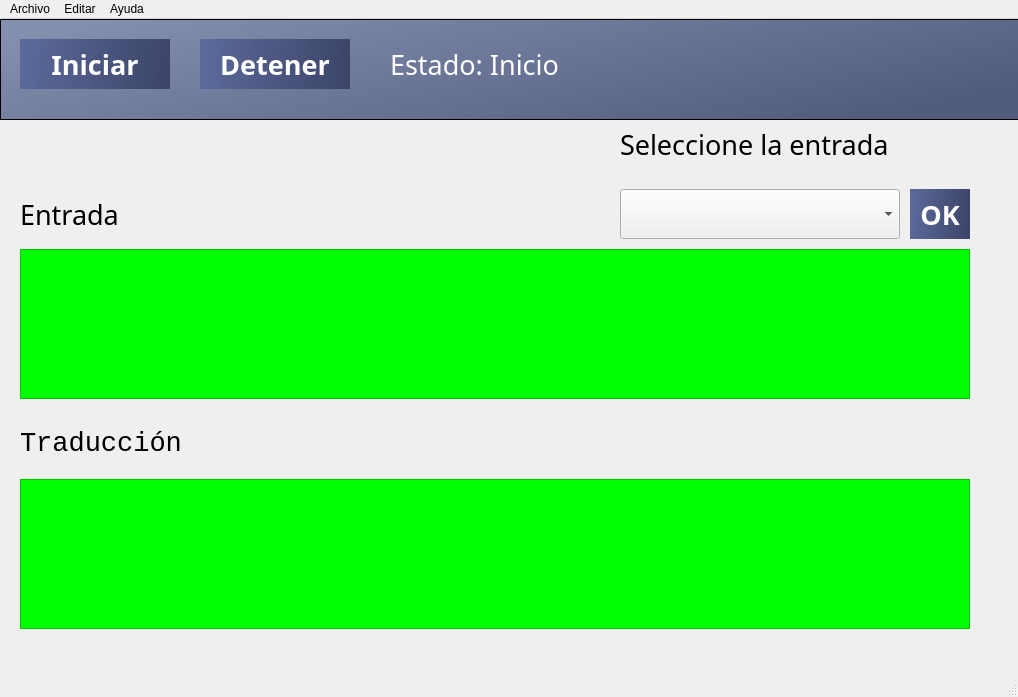
<?xml version="1.0" encoding="UTF-8"?>
<ui version="4.0">
 <class>MainWindow</class>
 <widget class="QMainWindow" name="MainWindow">
  <property name="geometry">
   <rect>
    <x>0</x>
    <y>0</y>
    <width>1018</width>
    <height>697</height>
   </rect>
  </property>
  <property name="windowTitle">
   <string>MainWindow</string>
  </property>
  <property name="styleSheet">
   <string notr="true"/>
  </property>
  <widget class="QWidget" name="centralwidget">
   <widget class="QPushButton" name="btnInicio">
    <property name="geometry">
     <rect>
      <x>20</x>
      <y>20</y>
      <width>150</width>
      <height>50</height>
     </rect>
    </property>
    <property name="font">
     <font>
      <family>Century Gothic</family>
      <pointsize>20</pointsize>
      <weight>75</weight>
      <bold>true</bold>
     </font>
    </property>
    <property name="cursor">
     <cursorShape>PointingHandCursor</cursorShape>
    </property>
    <property name="styleSheet">
     <string notr="true">/*background-color: qlineargradient(spread:pad, x1:0.522409, y1:1, x2:0.472, y2:0, stop:0 rgba(112, 40, 161, 255), stop:1 rgba(156, 60, 225, 255));*/

background-color: qlineargradient(spread:pad, x1:0, y1:0.528, x2:1, y2:0.551136, stop:0 rgba(92, 106, 155, 255), stop:1 rgba(60, 69, 104, 255));

border:none;
/*color: #3e0c5f;*/
color: #ffffff;</string>
    </property>
    <property name="text">
     <string>Iniciar</string>
    </property>
   </widget>
   <widget class="QPushButton" name="btnDetener">
    <property name="geometry">
     <rect>
      <x>200</x>
      <y>20</y>
      <width>150</width>
      <height>50</height>
     </rect>
    </property>
    <property name="font">
     <font>
      <family>Century Gothic</family>
      <pointsize>20</pointsize>
      <weight>75</weight>
      <bold>true</bold>
     </font>
    </property>
    <property name="cursor">
     <cursorShape>PointingHandCursor</cursorShape>
    </property>
    <property name="styleSheet">
     <string notr="true">/*background-color: qlineargradient(spread:pad, x1:0.522409, y1:1, x2:0.472, y2:0, stop:0 rgba(112, 40, 161, 255), stop:1 rgba(156, 60, 225, 255));*/

background-color: qlineargradient(spread:pad, x1:0, y1:0.528, x2:1, y2:0.551136, stop:0 rgba(92, 106, 155, 255), stop:1 rgba(60, 69, 104, 255));


border:none;
/*color: #3e0c5f;*/
color: #ffffff;</string>
    </property>
    <property name="text">
     <string>Detener</string>
    </property>
   </widget>
   <widget class="QLabel" name="lblSalEstado">
    <property name="geometry">
     <rect>
      <x>20</x>
      <y>100</y>
      <width>400</width>
      <height>50</height>
     </rect>
    </property>
    <property name="font">
     <font>
      <family>Consolas</family>
      <pointsize>20</pointsize>
     </font>
    </property>
    <property name="styleSheet">
     <string notr="true">background:none;</string>
    </property>
    <property name="text">
     <string/>
    </property>
   </widget>
   <widget class="QLabel" name="lblEstado">
    <property name="geometry">
     <rect>
      <x>390</x>
      <y>20</y>
      <width>400</width>
      <height>50</height>
     </rect>
    </property>
    <property name="font">
     <font>
      <family>Century Gothic</family>
      <pointsize>20</pointsize>
      <weight>50</weight>
      <bold>false</bold>
     </font>
    </property>
    <property name="styleSheet">
     <string notr="true">Color:#FFFFFF;</string>
    </property>
    <property name="text">
     <string>Estado: Inicio</string>
    </property>
   </widget>
   <widget class="QLabel" name="label">
    <property name="geometry">
     <rect>
      <x>20</x>
      <y>170</y>
      <width>400</width>
      <height>50</height>
     </rect>
    </property>
    <property name="font">
     <font>
      <family>Century Gothic</family>
      <pointsize>20</pointsize>
     </font>
    </property>
    <property name="styleSheet">
     <string notr="true">background:none;
</string>
    </property>
    <property name="text">
     <string>Entrada</string>
    </property>
   </widget>
   <widget class="QLabel" name="label_2">
    <property name="geometry">
     <rect>
      <x>20</x>
      <y>400</y>
      <width>400</width>
      <height>50</height>
     </rect>
    </property>
    <property name="font">
     <font>
      <family>Consolas</family>
      <pointsize>20</pointsize>
     </font>
    </property>
    <property name="styleSheet">
     <string notr="true">background: none;
</string>
    </property>
    <property name="text">
     <string>Traducción</string>
    </property>
   </widget>
   <widget class="QTextBrowser" name="SalidaTraducida">
    <property name="geometry">
     <rect>
      <x>20</x>
      <y>460</y>
      <width>950</width>
      <height>150</height>
     </rect>
    </property>
    <property name="styleSheet">
     <string notr="true">background:rgb(0,255,0)</string>
    </property>
   </widget>
   <widget class="QTextBrowser" name="TextoPredicho">
    <property name="geometry">
     <rect>
      <x>20</x>
      <y>230</y>
      <width>950</width>
      <height>150</height>
     </rect>
    </property>
    <property name="styleSheet">
     <string notr="true">background:rgb(0,255,0)</string>
    </property>
    <property name="html">
     <string>&lt;!DOCTYPE HTML PUBLIC &quot;-//W3C//DTD HTML 4.0//EN&quot; &quot;http://www.w3.org/TR/REC-html40/strict.dtd&quot;&gt;
&lt;html&gt;&lt;head&gt;&lt;meta name=&quot;qrichtext&quot; content=&quot;1&quot; /&gt;&lt;style type=&quot;text/css&quot;&gt;
p, li { white-space: pre-wrap; }
&lt;/style&gt;&lt;/head&gt;&lt;body style=&quot; font-family:'MS Shell Dlg 2'; font-size:8.25pt; font-weight:400; font-style:normal;&quot;&gt;
&lt;p align=&quot;center&quot; style=&quot;-qt-paragraph-type:empty; margin-top:0px; margin-bottom:0px; margin-left:0px; margin-right:0px; -qt-block-indent:0; text-indent:0px;&quot;&gt;&lt;br /&gt;&lt;/p&gt;&lt;/body&gt;&lt;/html&gt;</string>
    </property>
   </widget>
   <widget class="QComboBox" name="comboBoxMicros">
    <property name="geometry">
     <rect>
      <x>620</x>
      <y>170</y>
      <width>280</width>
      <height>50</height>
     </rect>
    </property>
    <property name="font">
     <font>
      <family>Consolas</family>
      <pointsize>14</pointsize>
     </font>
    </property>
    <property name="cursor">
     <cursorShape>ArrowCursor</cursorShape>
    </property>
    <property name="styleSheet">
     <string notr="true"/>
    </property>
   </widget>
   <widget class="QLabel" name="lblMicroInput">
    <property name="geometry">
     <rect>
      <x>620</x>
      <y>100</y>
      <width>351</width>
      <height>50</height>
     </rect>
    </property>
    <property name="font">
     <font>
      <family>Century Gothic</family>
      <pointsize>20</pointsize>
     </font>
    </property>
    <property name="styleSheet">
     <string notr="true"/>
    </property>
    <property name="text">
     <string>Seleccione la entrada</string>
    </property>
   </widget>
   <widget class="QPushButton" name="btnSeleccionEntrada">
    <property name="geometry">
     <rect>
      <x>910</x>
      <y>170</y>
      <width>60</width>
      <height>50</height>
     </rect>
    </property>
    <property name="font">
     <font>
      <family>Century Gothic</family>
      <pointsize>20</pointsize>
      <weight>75</weight>
      <bold>true</bold>
     </font>
    </property>
    <property name="cursor">
     <cursorShape>PointingHandCursor</cursorShape>
    </property>
    <property name="styleSheet">
     <string notr="true">/*background-color: qlineargradient(spread:pad, x1:0.522409, y1:1, x2:0.472, y2:0, stop:0 rgba(112, 40, 161, 255), stop:1 rgba(156, 60, 225, 255));*/

background-color: qlineargradient(spread:pad, x1:0, y1:0.528, x2:1, y2:0.551136, stop:0 rgba(92, 106, 155, 255), stop:1 rgba(60, 69, 104, 255));

border:none;
/*color: #3e0c5f;*/
color: #ffffff;</string>
    </property>
    <property name="text">
     <string>OK</string>
    </property>
   </widget>
   <widget class="QFrame" name="frame">
    <property name="geometry">
     <rect>
      <x>0</x>
      <y>0</y>
      <width>1031</width>
      <height>101</height>
     </rect>
    </property>
    <property name="styleSheet">
     <string notr="true">background-color: qlineargradient(spread:pad, x1:1, y1:0.652682, x2:0, y2:0.222, stop:0 rgba(81, 91, 126, 255), stop:1 rgba(132, 143, 175, 255));

/*background-color: qlineargradient(spread:pad, x1:0, y1:0, x2:1, y2:1, stop:0 rgba(238, 112, 255, 255), stop:1 rgba(251, 231, 255, 255));*/</string>
    </property>
    <property name="frameShape">
     <enum>QFrame::StyledPanel</enum>
    </property>
    <property name="frameShadow">
     <enum>QFrame::Raised</enum>
    </property>
   </widget>
   <zorder>frame</zorder>
   <zorder>btnInicio</zorder>
   <zorder>btnDetener</zorder>
   <zorder>lblSalEstado</zorder>
   <zorder>lblEstado</zorder>
   <zorder>label</zorder>
   <zorder>label_2</zorder>
   <zorder>SalidaTraducida</zorder>
   <zorder>TextoPredicho</zorder>
   <zorder>comboBoxMicros</zorder>
   <zorder>lblMicroInput</zorder>
   <zorder>btnSeleccionEntrada</zorder>
  </widget>
  <widget class="QMenuBar" name="menubar">
   <property name="geometry">
    <rect>
     <x>0</x>
     <y>0</y>
     <width>1018</width>
     <height>21</height>
    </rect>
   </property>
   <widget class="QMenu" name="menuArchivo">
    <property name="title">
     <string>Archivo</string>
    </property>
    <addaction name="actionIniciar"/>
    <addaction name="actionDetener"/>
    <addaction name="separator"/>
    <addaction name="actionLista_de_palabras_funables"/>
    <addaction name="separator"/>
    <addaction name="actionSalir"/>
   </widget>
   <widget class="QMenu" name="menuEditar">
    <property name="title">
     <string>Editar</string>
    </property>
    <addaction name="actionTexto"/>
    <addaction name="actionColor_Texto"/>
    <addaction name="actionCambiar_Traducci_n"/>
    <addaction name="separator"/>
    <addaction name="actionFondo"/>
   </widget>
   <widget class="QMenu" name="menuAyuda">
    <property name="title">
     <string>Ayuda</string>
    </property>
   </widget>
   <addaction name="menuArchivo"/>
   <addaction name="menuEditar"/>
   <addaction name="menuAyuda"/>
  </widget>
  <widget class="QStatusBar" name="statusbar"/>
  <action name="actionIniciar">
   <property name="text">
    <string>Iniciar</string>
   </property>
  </action>
  <action name="actionTexto">
   <property name="text">
    <string>Texto</string>
   </property>
  </action>
  <action name="actionFondo">
   <property name="text">
    <string>Fondo</string>
   </property>
  </action>
  <action name="actionSalir">
   <property name="text">
    <string>Salir </string>
   </property>
  </action>
  <action name="actionDetener">
   <property name="text">
    <string>Detener</string>
   </property>
  </action>
  <action name="actionCambiar_Traducci_n">
   <property name="text">
    <string>Cambiar Traducción</string>
   </property>
  </action>
  <action name="actionColor_Texto">
   <property name="text">
    <string>Color Texto</string>
   </property>
  </action>
  <action name="actionLista_de_palabras_funables">
   <property name="text">
    <string>Lista de palabras funables</string>
   </property>
  </action>
 </widget>
 <resources/>
 <connections/>
</ui>
